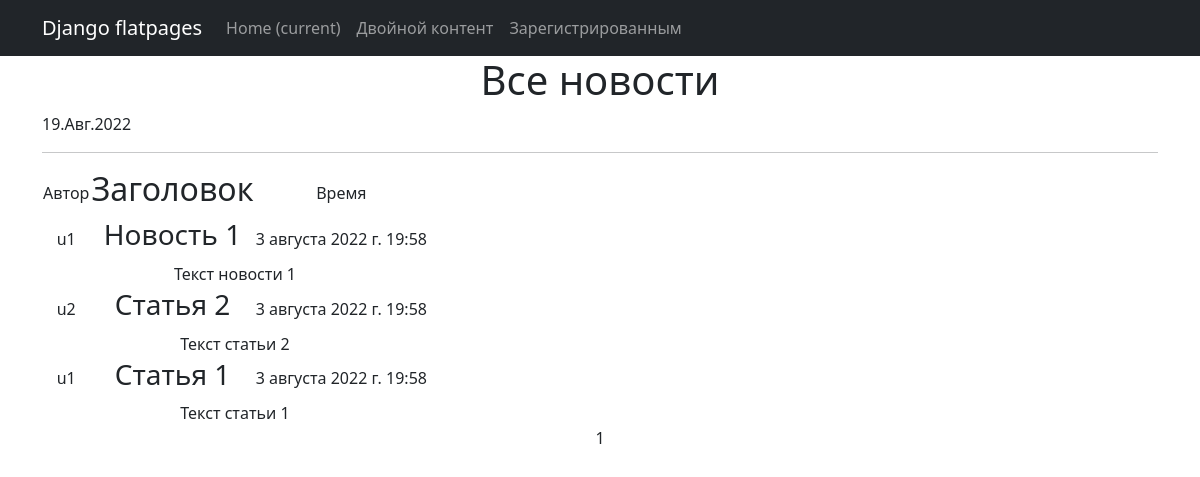
The page /news/ on the database as committed earlier.
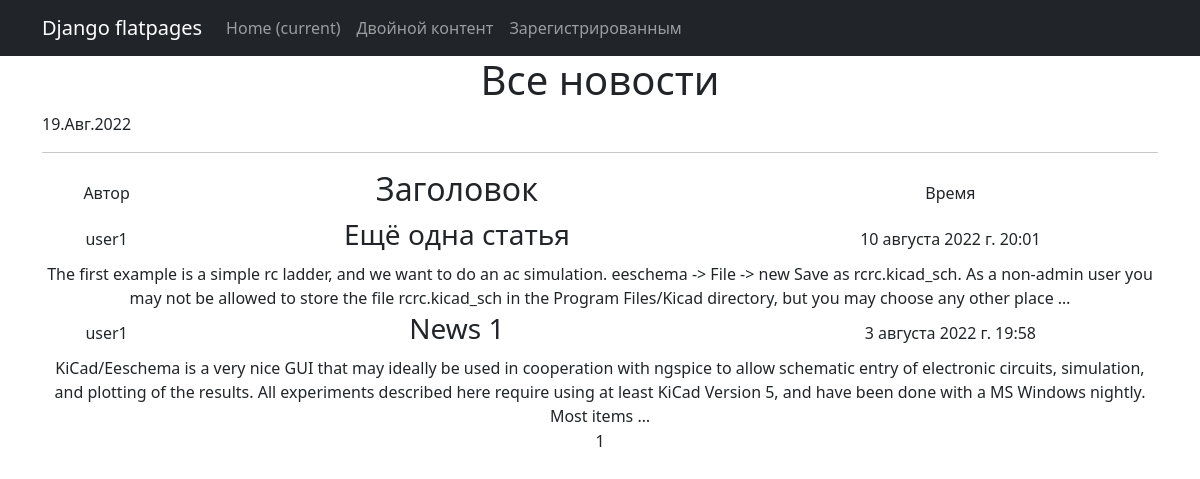
The same page on the database as committed later.
### NewsPortal/models.py (models this page shows, shortened)
class Post(models.Model):
    article = "AR"
    news = "NS"
    POST_TYPE = [(article, 'Статья'), (news, 'Новость')]
    post_author = models.ForeignKey(Author, on_delete=models.PROTECT)
    type = models.CharField(max_length=2, choices=POST_TYPE, default=article)
    time_of_creation = models.DateTimeField(auto_now_add=True)
    category = models.ManyToManyField(Category, through="PostCategory")
    header = models.CharField(max_length=255)  # TODO
    text = models.TextField()  # TODO
    rating = models.IntegerField(default=0)

class Author(models.Model):
    author_user = models.OneToOneField(User, on_delete=models.CASCADE)
    rating = models.IntegerField(default=0)

### NewsPortal/views.py (the view)
# urls.py: path('', NewsList.as_view()),
class NewsList(ListView):
   model = Post
   ordering = '-time_of_creation'    # Поле для сортировки объектов, "-blabla" - обратный отсчёт
   template_name = 'news.html'
   context_object_name = 'news'   # Имя списка, через который обращаются ко всем объектам в html-шаблоне.
   paginate_by = 10 #TODO - разобраться с переходом к следующей странице при пажинации
   def get_queryset(self):
       queryset = super().get_queryset()
       self.filterset = NewsFilter(self.request.GET, queryset)
       return self.filterset.qs
   def get_context_data(self, **kwargs):
       context = super().get_context_data(**kwargs)
       context['time_now'] = datetime.utcnow()
       context['filterset'] = self.filterset
       return context

### templates/news.html (shortened to what this page needs)
{% extends 'flatpages/default.html' %}
{% load custom_filters %}
{% block content %}
    <h1>Все новости</h1>
    <p>{{ time_now|date:'d.M.Y' }}</p>
    <hr>
    {% if news %}
        <table>
            <tr><td>Автор</td><td><h2>Заголовок</h2></td><td>Время   </td></tr>
            {% for item in news %}
                <tr><td>{{item.post_author.author_user}}</td><td><h3>{{item.header}}</h3></td><td>{{item.time_of_creation}}</td></tr>
                <tr><td colspan="3">{{ item.text|truncatewords:50 }}</td></tr>
            {% endfor %}
        </table>
    {% else %}
        <h2>Статей нет!</h2>!
    {% endif %}
   {{ page_obj.number }}
{% endblock content %}

Rows that differ between the two databases and show on the page:
removed Post: post_author.author_user "u2", header "Статья 2", time_of_creation "3 августа 2022 г. 19:58", text "Текст статьи 2"
removed Post: post_author.author_user "u1", header "Статья 1", time_of_creation "3 августа 2022 г. 19:58", text "Текст статьи 1"
added Post: post_author.author_user "user1", header "Ещё одна статья", time_of_creation "10 августа 2022 г. 20:01", text "The first example is a simple rc ladder, and we want to do an ac simulation. eeschema -> File -> new Save as rcrc.kicad_sch. As a non-admin user you may not be allowed to store the file rcrc.kicad_sch in the Program Files/Kicad directory, but you may choose any other place …"
changed Post: post_author.author_user "u1" → "user1"; header "Новость 1" → "News 1"; text "Текст новости 1" → "KiCad/Eeschema is a very nice GUI that may ideally be used in cooperation with ngspice to allow schematic entry of electronic circuits, simulation, and plotting of the results. All experiments described here require using at least KiCad Version 5, and have been done with a MS Windows nightly. Most items …"
